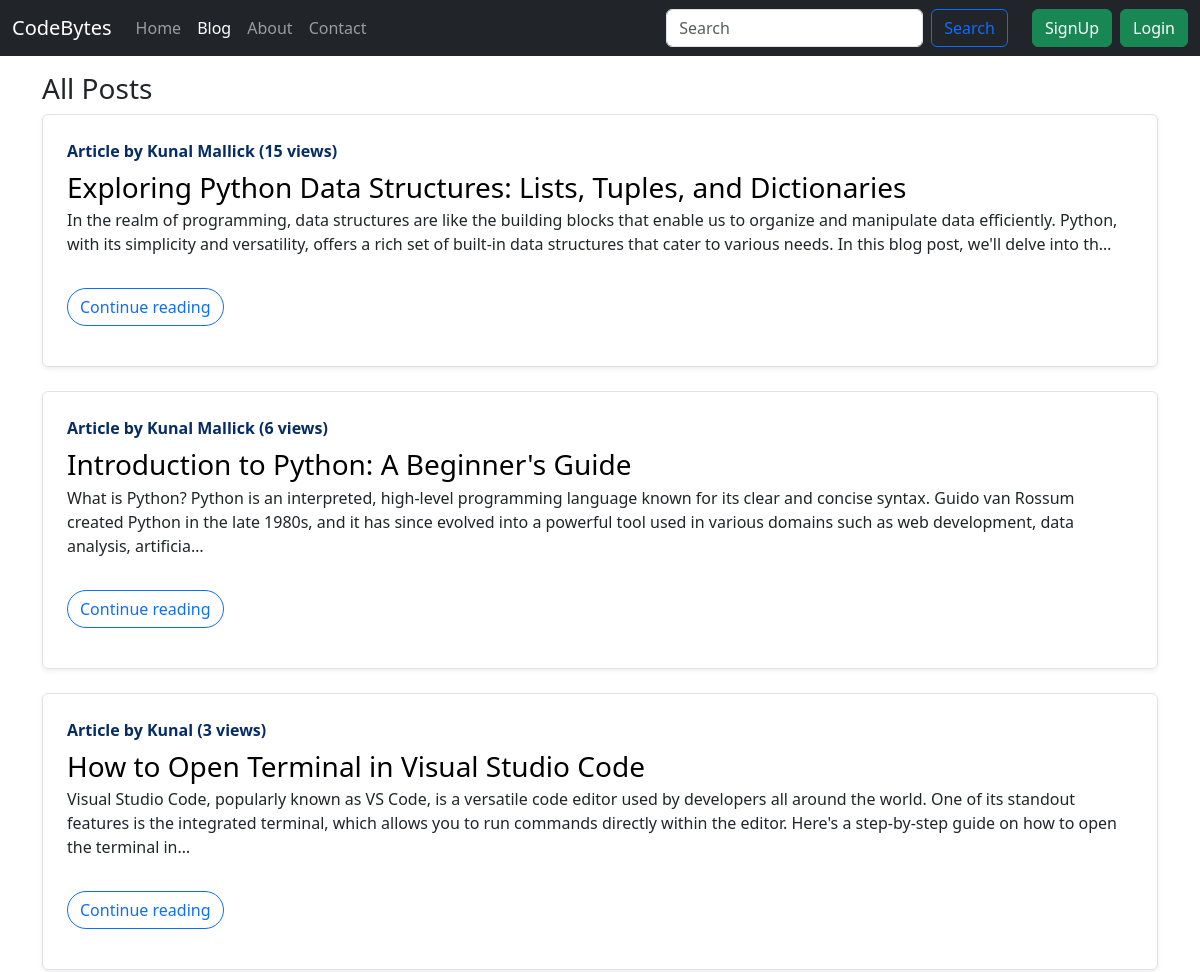
/blog/ (upper part), run on an earlier commit of the app's database.
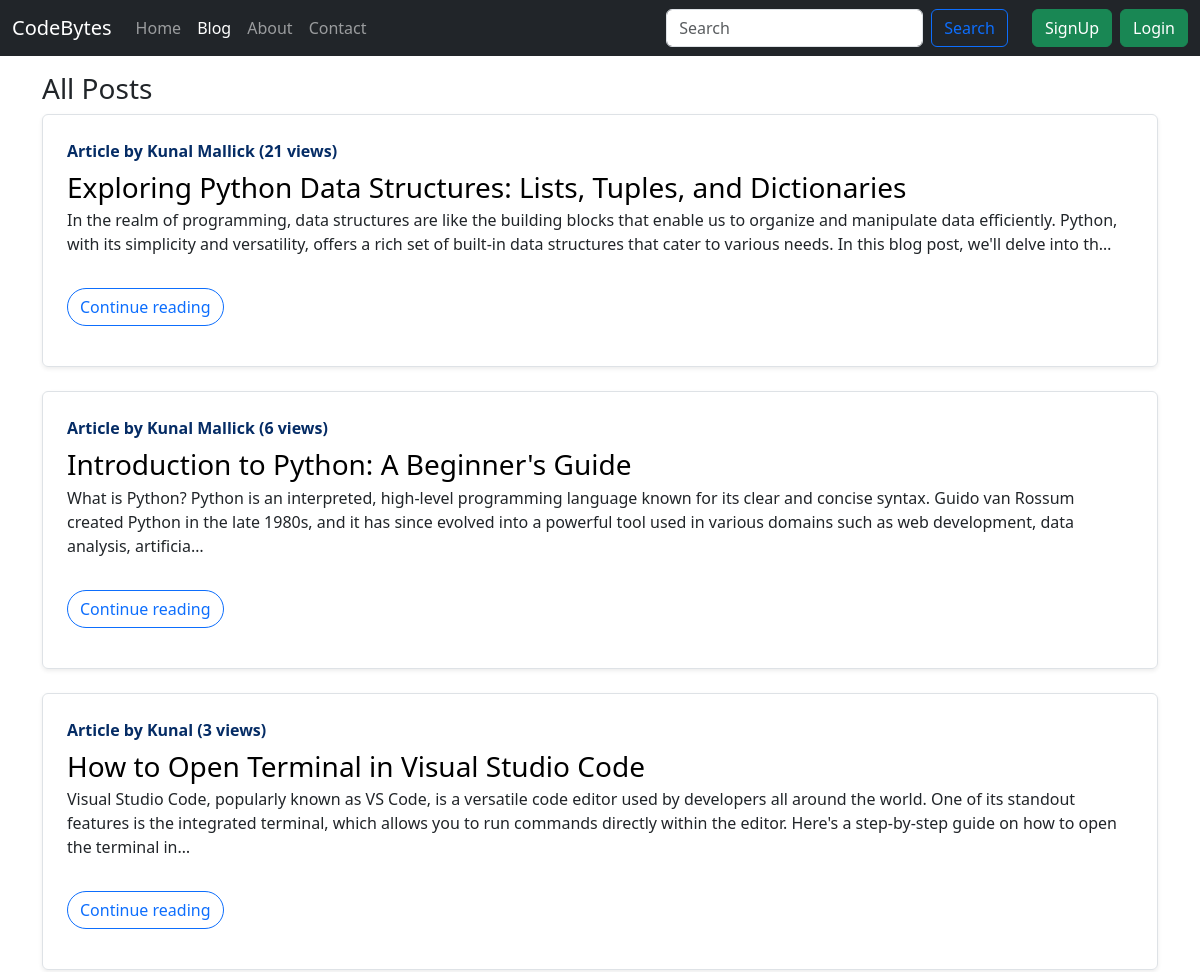
And on a later commit of the database.
### blog/models.py (models this page shows, shortened)
class Post(models.Model):
    sno = models.AutoField(primary_key=True)
    title = models.CharField(max_length=255)
    content = RichTextField()
    author = models.CharField(max_length=20)
    slug = models.SlugField(max_length=100)
    timeStamp = models.DateTimeField(blank=True)
    views = models.IntegerField(default=0)

### blog/views.py (the view)
# urls.py: path('', views.blogHome, name = 'blogHome'),
def blogHome(request):
    allPosts = Post.objects.all()
    context = {'allPosts': allPosts}
    return render(request, 'blog/blogHome.html', context)

### templates/blog/blogHome.html (shortened to what this page needs)
{% extends "base.html" %}
{% block blogactive %} active {% endblock blogactive %}
{% block body %}
<div class="container py-3">
    <h3>All Posts</h3>
    {% for post in allPosts %}
    <div class="row g-0 border rounded overflow-hidden flex-md-row mb-4 shadow-sm h-md-250 position-relative">
        <div class="col p-4 d-flex flex-column position-static">
            <strong class="d-inline-block mb-2 text-primary-emphasis">Article by {{post.author}} ({{post.views}}
                views)</strong>
            <h3 class="mb-0"><a href="/blog/{{post.slug}}"
                    style="text-decoration: none; color: black;">{{post.title}}</a></h3>
            <p class="card-text mb-auto">
            <div class="preview">{{post.content|safe| truncatechars:300}}</div>
            </p>
            <div class="my-3">
                <a class="btn btn-outline-primary rounded-pill" href="/blog/{{post.slug}}">Continue reading</a>
            </div>
        </div>
    </div>
    {% endfor %}
</div>
{% endblock body %}

What changed in the data, as far as the page shows it:
changed Post "Exploring Python Data Structures: Lists, Tuples, and Dictionaries": views "15" → "21"
